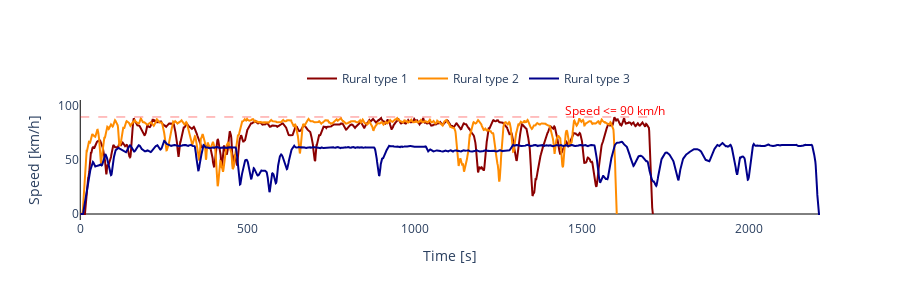

Notebook source saved alongside this figure:
### Code cell
# Velocidad
fig = go.Figure(data=[
    go.Scatter(x=Rural_1["t_s"], y=Rural_1["v_km_h_f"], name="Rural type 1", mode="lines", line=dict(color='darkred')),
    go.Scatter(x=Rural_2["t_s"], y=Rural_2["v_km_h_f"], name="Rural type 2", mode="lines", line=dict(color='darkorange')),
    go.Scatter(x=Rural_3["t_s"], y=Rural_3["v_km_h_f"], name="Rural type 3", mode="lines", line=dict(color='darkblue'))])

# Agregar una línea horizontal en y=60 km/h
fig.add_shape(type="line", x0=Rural_1["t_s"].iloc[0], y0=90, x1=Rural_1["t_s"].iloc[-1], y1=90,
              line=dict(color="red", width=0.5, dash="dash"),name="Umbral de velocidad")

# Agregar texto a la línea horizontal
fig.add_annotation(text="Speed <= 90 km/h ", x=Rural_2["t_s"].iloc[-1], y=96, showarrow=False, font=dict(color="red"))

# Actualizar ejes
fig.update_xaxes(zeroline=True, zerolinewidth=1, zerolinecolor='black', title_text="Time [s]")
fig.update_yaxes(zeroline=True, zerolinewidth=1, zerolinecolor='black', title_text="Speed [km/h]")

# Actualizar leyenda
fig.update_layout(legend=dict(orientation="h", x=0.3, y=1.3), height=300, width=900, plot_bgcolor="white")
fig.show()

### Figure 1 — Plotly figure (JSON) as saved in the notebook; plotly's stock layout.template omitted (floating-point values rounded to 4 significant figures; data arrays with more than 128 entries replaced by an {"elided": "..."} marker saying what was removed)
{"data": [{"line": {"color": "darkred"}, "mode": "lines", "name": "Rural type 1", "type": "scatter", "x": {"elided": "1714 int values"}, "y": {"elided": "1714 float values"}}, {"line": {"color": "darkorange"}, "mode": "lines", "name": "Rural type 2", "type": "scatter", "x": {"elided": "1606 int values"}, "y": {"elided": "1606 float values"}}, {"line": {"color": "darkblue"}, "mode": "lines", "name": "Rural type 3", "type": "scatter", "x": {"elided": "2214 int values"}, "y": {"elided": "2214 float values"}}], "layout": {"annotations": [{"font": {"color": "red"}, "showarrow": false, "text": "Speed <= 90 km/h ", "x": 1605, "y": 96}], "height": 300, "legend": {"orientation": "h", "x": 0.3, "y": 1.3}, "plot_bgcolor": "white", "shapes": [{"line": {"color": "red", "dash": "dash", "width": 0.5}, "name": "Umbral de velocidad", "type": "line", "x0": 0, "x1": 1713, "y0": 90, "y1": 90}], "width": 900, "xaxis": {"title": {"text": "Time [s]"}, "zeroline": true, "zerolinecolor": "black", "zerolinewidth": 1}, "yaxis": {"title": {"text": "Speed [km/h]"}, "zeroline": true, "zerolinecolor": "black", "zerolinewidth": 1}}}
